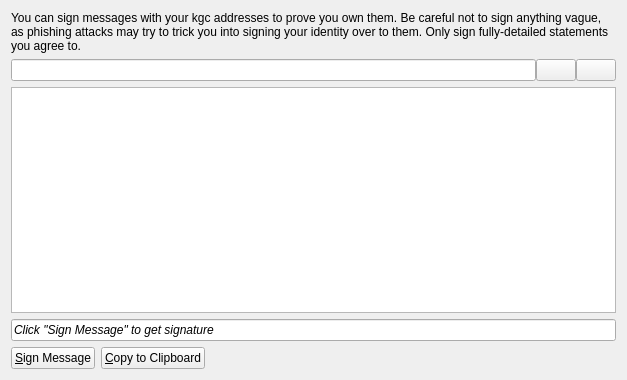
<?xml version="1.0" encoding="UTF-8"?>
<ui version="4.0">
 <class>MessagePage</class>
 <widget class="QWidget" name="MessagePage">
  <property name="geometry">
   <rect>
    <x>0</x>
    <y>0</y>
    <width>627</width>
    <height>380</height>
   </rect>
  </property>
  <property name="windowTitle">
   <string>Message</string>
  </property>
  <layout class="QVBoxLayout" name="verticalLayout">
   <item>
    <widget class="QLabel" name="labelExplanation">
     <property name="text">
      <string>You can sign messages with your kgc addresses to prove you own them. Be careful not to sign anything vague, as phishing attacks may try to trick you into signing your identity over to them. Only sign fully-detailed statements you agree to.</string>
     </property>
     <property name="textFormat">
      <enum>Qt::AutoText</enum>
     </property>
     <property name="wordWrap">
      <bool>true</bool>
     </property>
    </widget>
   </item>
   <item>
    <layout class="QHBoxLayout" name="horizontalLayout_3">
     <property name="spacing">
      <number>0</number>
     </property>
     <item>
      <widget class="QValidatedLineEdit" name="signFrom">
       <property name="toolTip">
        <string>The address to sign the message with  (e.g. 1NS17iag9jJgTHD1VXjvLCEnZuQ3rJDE9L)</string>
       </property>
       <property name="maxLength">
        <number>34</number>
       </property>
      </widget>
     </item>
     <item>
      <widget class="QPushButton" name="addressBookButton">
       <property name="toolTip">
        <string>Choose adress from address book</string>
       </property>
       <property name="text">
        <string/>
       </property>
       <property name="icon">
        <iconset resource="../bitcoin.qrc">
         <normaloff>:/icons/address-book</normaloff>:/icons/address-book</iconset>
       </property>
       <property name="shortcut">
        <string>Alt+A</string>
       </property>
       <property name="autoDefault">
        <bool>false</bool>
       </property>
       <property name="flat">
        <bool>false</bool>
       </property>
      </widget>
     </item>
     <item>
      <widget class="QPushButton" name="pasteButton">
       <property name="toolTip">
        <string>Paste address from clipboard</string>
       </property>
       <property name="text">
        <string/>
       </property>
       <property name="icon">
        <iconset resource="../bitcoin.qrc">
         <normaloff>:/icons/editpaste</normaloff>:/icons/editpaste</iconset>
       </property>
       <property name="shortcut">
        <string>Alt+P</string>
       </property>
       <property name="autoDefault">
        <bool>false</bool>
       </property>
      </widget>
     </item>
    </layout>
   </item>
   <item>
    <widget class="QPlainTextEdit" name="message">
     <property name="toolTip">
      <string>Enter the message you want to sign here</string>
     </property>
    </widget>
   </item>
   <item>
    <widget class="QLineEdit" name="signature">
     <property name="font">
      <font>
       <italic>true</italic>
      </font>
     </property>
     <property name="text">
      <string>Click &quot;Sign Message&quot; to get signature</string>
     </property>
     <property name="readOnly">
      <bool>true</bool>
     </property>
    </widget>
   </item>
   <item>
    <layout class="QHBoxLayout" name="horizontalLayout">
     <item>
      <widget class="QPushButton" name="signMessage">
       <property name="toolTip">
        <string>Sign a message to prove you own this kgc address</string>
       </property>
       <property name="text">
        <string>&amp;Sign Message</string>
       </property>
       <property name="icon">
        <iconset resource="../bitcoin.qrc">
         <normaloff>:/icons/edit</normaloff>:/icons/edit</iconset>
       </property>
      </widget>
     </item>
     <item>
      <widget class="QPushButton" name="copyToClipboard">
       <property name="toolTip">
        <string>Copy the current signature to the system clipboard</string>
       </property>
       <property name="text">
        <string>&amp;Copy to Clipboard</string>
       </property>
       <property name="icon">
        <iconset resource="../bitcoin.qrc">
         <normaloff>:/icons/editcopy</normaloff>:/icons/editcopy</iconset>
       </property>
      </widget>
     </item>
     <item>
      <spacer name="horizontalSpacer">
       <property name="orientation">
        <enum>Qt::Horizontal</enum>
       </property>
       <property name="sizeHint" stdset="0">
        <size>
         <width>40</width>
         <height>20</height>
        </size>
       </property>
      </spacer>
     </item>
    </layout>
   </item>
  </layout>
 </widget>
 <customwidgets>
  <customwidget>
   <class>QValidatedLineEdit</class>
   <extends>QLineEdit</extends>
   <header>qvalidatedlineedit.h</header>
  </customwidget>
 </customwidgets>
 <resources>
  <include location="../bitcoin.qrc"/>
 </resources>
 <connections/>
</ui>
